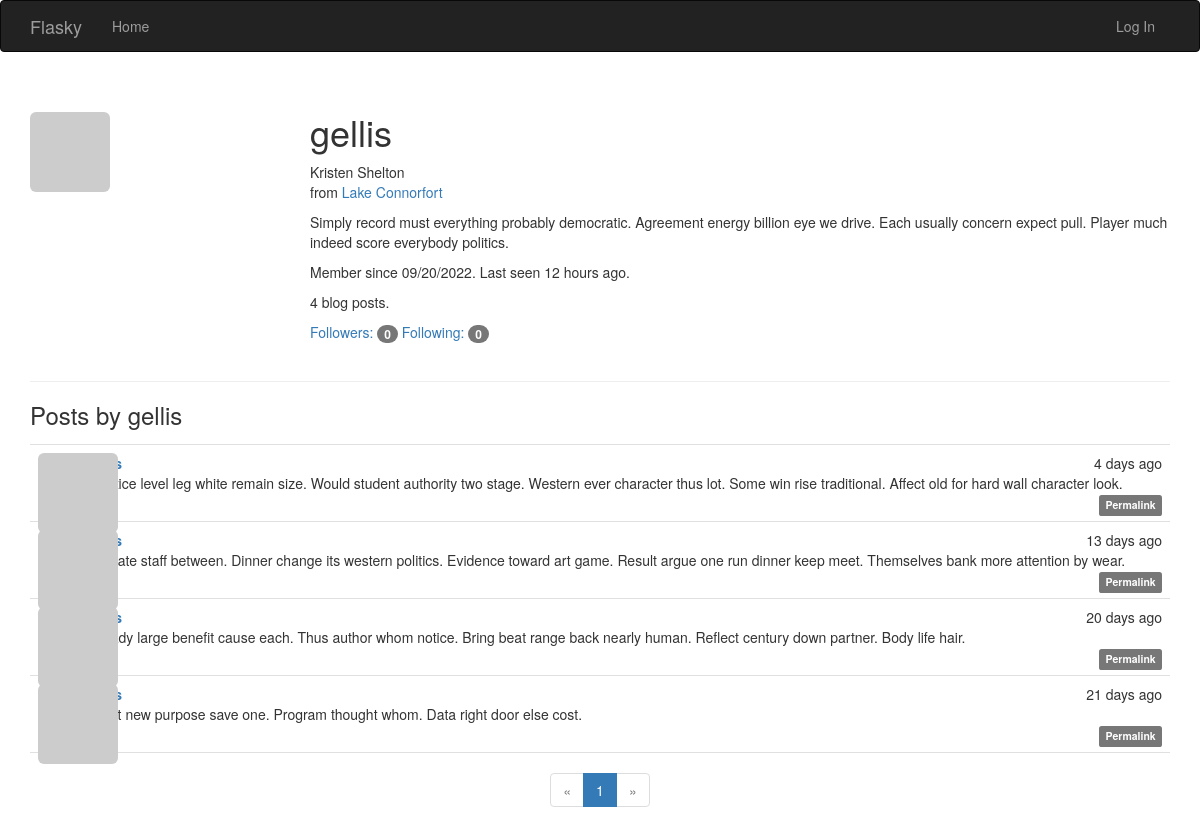
/user/gellis, run on the app's committed database.
### app/models.py (models this page shows, shortened)
class User(UserMixin, db.Model):
    __tablename__ = 'users'
    id = db.Column(db.Integer, primary_key=True)
    email = db.Column(db.String(64), unique=True, index=True)
    username = db.Column(db.String(64), unique=True, index=True)
    role_id = db.Column(db.Integer, db.ForeignKey('roles.id'))
    password_hash = db.Column(db.String(128))
    confirmed = db.Column(db.Boolean, default=False)
    name = db.Column(db.String(64))
    location = db.Column(db.String(64))
    about_me = db.Column(db.Text())
    member_since = db.Column(db.DateTime(), default=datetime.utcnow)
    last_seen = db.Column(db.DateTime(), default=datetime.utcnow)
    avatar_hash = db.Column(db.String(32))
    posts = db.relationship('Post', backref='author', lazy='dynamic')  # author_id in Post
    followed = db.relationship('Follow',
                               foreign_keys=[Follow.follower_id],
                               backref=db.backref('follower', lazy='joined'),
                               lazy='dynamic',
                               cascade='all, delete-orphan')
    followers = db.relationship('Follow',
                                foreign_keys=[Follow.followed_id],
                                backref=db.backref('followed', lazy='joined'),
                                lazy='dynamic',
                                cascade='all, delete-orphan')
    @property  # get
    def password(self):
        raise AttributeError('password is not a readable attribute')
    def gravatar(self, size=100, default='identicon', rating='g'):
        if request.is_secure:
            url = 'https://secure.gravatar.com/avatar'
        else:
            url = 'http://gravatar.com/avatar'
        hashed = self.avatar_hash or self.gravatar_hash()
        return f'{url}/{hashed}?s={size}&d={default}&r={rating}'

class Post(db.Model):
    __tablename__ = 'posts'
    id = db.Column(db.Integer, primary_key=True)
    body = db.Column(db.Text)
    timestamp = db.Column(db.DateTime, index=True, default=datetime.utcnow)
    author_id = db.Column(db.Integer, db.ForeignKey('users.id'))
    body_html = db.Column(db.Text)

### app/main/views.py (the view)
@main.route('/user/<username>')
def user(username):
    user = User.query.filter_by(username=username).first()
    if user is None:
        abort(404)
    page = request.args.get('page', 1, type=int)
    pagination = user.posts.order_by(Post.timestamp.desc()).paginate(
        page=page, per_page=current_app.config['FLASKY_POSTS_PER_PAGE'],
        error_out=False)
    posts = pagination.items
    return render_template('user.html', user=user, posts=posts, pagination=pagination)

### app/auth/views.py (called while the page is built)
@auth.before_app_request
def before_request():
    if current_user.is_authenticated:
        current_user.ping()
        if not current_user.confirmed \
                and request.blueprint != 'auth' \
                and request.endpoint != 'static':
            return redirect(url_for('auth.unconfirmed'))

### app/main/__init__.py (called while the page is built)
@main.app_context_processor
def inject_permissions():
    return dict(Permission=Permission)

### app/models.py (called while the page is built)
    def can(self, perm):
        return False

    def is_administrator(self):
        return False

### app/templates/user.html (shortened to what this page needs)
{% extends "base.html" %}
{% import "_macros.html" as macros %}
{% block page_content %}
<div class="page-header">
    <img class="img-rounded profile-thumbnail" src="{{ user.gravatar(size=256) }}">
    <div class="profile-header">
        <h1>{{ user.username }}</h1>
        {% if user.name or user.location %}
        <p>
            {% if user.name %}{{ user.name }}<br>{% endif %}
            {% if user.location %}
            from <a href="http://maps.google.com/?q={{ user.location }}">{{ user.location }}</a><br>
            {% endif %}
        </p>
        {% endif %}
        {% if user.about_me %}<p>{{ user.about_me }}</p>{% endif %}
        <p>
            Member since {{ moment(user.member_since).format('L') }}. Last seen {{ moment(user.last_seen).fromNow() }}.
        </p>
        <p>{{ user.posts.count() }} blog posts.</p>
        <p>
            <a href="{{ url_for('.followers', username=user.username) }}">Followers: <span class="badge">{{ user.followers.count() }}</span></a>
            <a href="{{ url_for('.followed_by', username=user.username) }}">Following: <span class="badge">{{ user.followed.count() }}</span></a>
        </p>
    </div>
</div>
<h3>Posts by {{ user.username }}</h3>
{% include '_posts.html' %}
{% if pagination %}
<div class="pagination">
    {{ macros.pagination_widget(pagination, '.user', username=user.username) }}
</div>
{% endif %}
{% endblock %}

### app/templates/_posts.html (shortened to what this page needs)
<ul class="posts">
    {% for post in posts %}
    <li class="post">
        <div class="post-thumbnail">
            <a href="{{ url_for('.user', username=post.author.username) }}">
                <img class="img-rounded profile-thumbnail" src="{{ post.author.gravatar(size=40) }}">
            </a>
        </div>
        <div class="post-content">
            <div class="post-date">{{ moment(post.timestamp).fromNow() }}</div>
            <div class="post-author">
                <a href="{{ url_for('.user', username=post.author.username) }}">
                </a>
            </div>
            <div class="post-body">
                {% if post.body_html %}
                {{ post.body_html | safe }}
                {% else %}
                {{ post.body }}
                {% endif %}
            </div>
            <div class="post-footer">
                <a href="{{ url_for('.post', id=post.id) }}">
                    <span class="label label-default">Permalink</span>
                </a>
            </div>
        </div>
    </li>
    {% endfor %}
</ul>

### app/static/styles.css (style rules this page uses)
.profile-thumbnail { position: absolute; }
.profile-header { min-height: 260px; margin-left: 280px; }
ul.posts { list-style-type: none; padding: 0px; margin: 16px 0px 0px 0px; border-top: 1px solid #e0e0e0; }
ul.posts li.post { padding: 8px; border-bottom: 1px solid #e0e0e0; }
div.post-date { float: right; }
div.post-author { font-weight: bold; }
div.post-thumbnail { position: absolute; }
div.post-content { margin-left: 48px; min-height: 48px; }
div.post-footer { text-align: right; }
div.pagination { width: 100%; text-align: center; padding: 0px; margin: 0px; }

### data on the page
User: username "gellis", name "Kristen Shelton", location "Lake Connorfort", about_me "Simply record must everything probably democratic. Agreement energy billion eye we drive. Each usually concern expect pull. Player much indeed score everybody politics.", member_since "09/20/2022", last_seen "12 hours ago"
Post: timestamp "4 days ago", body "Practice level leg white remain size. Would student authority two stage. Western ever character thus lot. Some win rise traditional. Affect old for hard wall character look."
Post: timestamp "13 days ago", body "Into rate staff between. Dinner change its western politics. Evidence toward art game. Result argue one run dinner keep meet. Themselves bank more attention by wear."
Post: timestamp "20 days ago", body "Already large benefit cause each. Thus author whom notice. Bring beat range back nearly human. Reflect century down partner. Body life hair."
Post: timestamp "21 days ago", body "Affect new purpose save one. Program thought whom. Data right door else cost."

### other printed values
{{ user.posts.count() }} "4"
{{ user.followers.count() }} "0"
{{ user.followed.count() }} "0"
{{ p }} "1"
